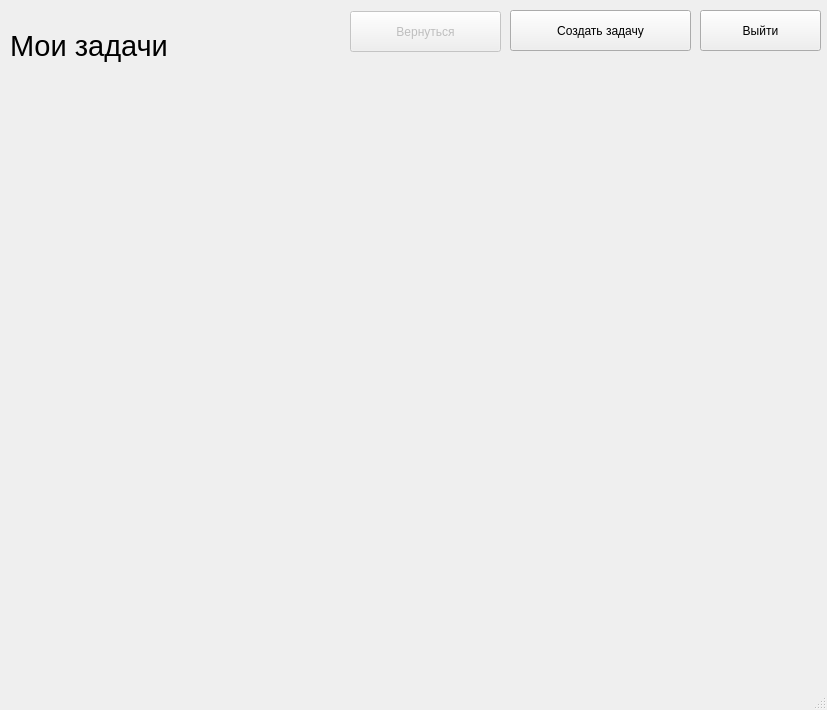
<?xml version="1.0" encoding="UTF-8"?>
<ui version="4.0">
 <class>MainWindow</class>
 <widget class="QMainWindow" name="MainWindow">
  <property name="geometry">
   <rect>
    <x>0</x>
    <y>0</y>
    <width>827</width>
    <height>710</height>
   </rect>
  </property>
  <property name="windowTitle">
   <string>MainWindow</string>
  </property>
  <widget class="QWidget" name="centralwidget">
   <widget class="QLabel" name="titleLabel">
    <property name="geometry">
     <rect>
      <x>10</x>
      <y>20</y>
      <width>341</width>
      <height>51</height>
     </rect>
    </property>
    <property name="font">
     <font>
      <pointsize>22</pointsize>
     </font>
    </property>
    <property name="text">
     <string>Мои задачи</string>
    </property>
   </widget>
   <widget class="QWidget" name="gridLayoutWidget">
    <property name="geometry">
     <rect>
      <x>10</x>
      <y>70</y>
      <width>811</width>
      <height>581</height>
     </rect>
    </property>
    <layout class="QGridLayout" name="gridLayout"/>
   </widget>
   <widget class="QPushButton" name="creator">
    <property name="geometry">
     <rect>
      <x>510</x>
      <y>10</y>
      <width>181</width>
      <height>41</height>
     </rect>
    </property>
    <property name="text">
     <string>Создать задачу</string>
    </property>
   </widget>
   <widget class="QPushButton" name="logoutButton">
    <property name="geometry">
     <rect>
      <x>700</x>
      <y>10</y>
      <width>121</width>
      <height>41</height>
     </rect>
    </property>
    <property name="text">
     <string>Выйти</string>
    </property>
   </widget>
   <widget class="QLabel" name="noTasksLabel">
    <property name="geometry">
     <rect>
      <x>280</x>
      <y>300</y>
      <width>251</width>
      <height>61</height>
     </rect>
    </property>
    <property name="font">
     <font>
      <pointsize>18</pointsize>
     </font>
    </property>
    <property name="text">
     <string/>
    </property>
   </widget>
   <widget class="QPushButton" name="backButton">
    <property name="enabled">
     <bool>false</bool>
    </property>
    <property name="geometry">
     <rect>
      <x>350</x>
      <y>11</y>
      <width>151</width>
      <height>41</height>
     </rect>
    </property>
    <property name="text">
     <string>Вернуться</string>
    </property>
    <property name="checkable">
     <bool>false</bool>
    </property>
    <property name="checked">
     <bool>false</bool>
    </property>
   </widget>
  </widget>
  <widget class="QMenuBar" name="menubar">
   <property name="geometry">
    <rect>
     <x>0</x>
     <y>0</y>
     <width>827</width>
     <height>22</height>
    </rect>
   </property>
  </widget>
  <widget class="QStatusBar" name="statusbar"/>
 </widget>
 <resources/>
 <connections/>
</ui>
